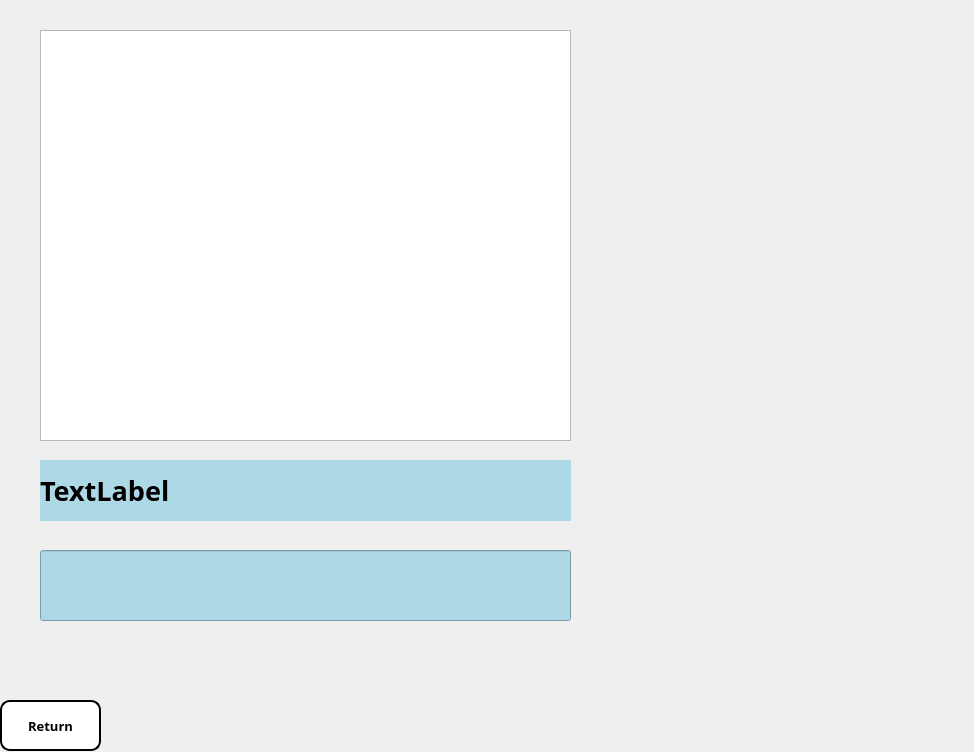
<?xml version="1.0" encoding="UTF-8"?>
<ui version="4.0">
 <class>Form</class>
 <widget class="QWidget" name="Form">
  <property name="geometry">
   <rect>
    <x>0</x>
    <y>0</y>
    <width>974</width>
    <height>752</height>
   </rect>
  </property>
  <property name="windowTitle">
   <string>Form</string>
  </property>
  <widget class="QListWidget" name="lista">
   <property name="geometry">
    <rect>
     <x>40</x>
     <y>30</y>
     <width>531</width>
     <height>411</height>
    </rect>
   </property>
  </widget>
  <widget class="QLabel" name="informacoes">
   <property name="geometry">
    <rect>
     <x>40</x>
     <y>460</y>
     <width>531</width>
     <height>61</height>
    </rect>
   </property>
   <property name="font">
    <font>
     <family>Rockwell Extra Bold</family>
     <pointsize>20</pointsize>
     <weight>75</weight>
     <bold>true</bold>
    </font>
   </property>
   <property name="styleSheet">
    <string notr="true">background-color: lightblue; /* Azul claro */
</string>
   </property>
   <property name="text">
    <string>TextLabel</string>
   </property>
  </widget>
  <widget class="QLineEdit" name="edicoes">
   <property name="geometry">
    <rect>
     <x>40</x>
     <y>550</y>
     <width>531</width>
     <height>71</height>
    </rect>
   </property>
   <property name="font">
    <font>
     <family>Rockwell Extra Bold</family>
     <pointsize>20</pointsize>
     <weight>75</weight>
     <bold>true</bold>
    </font>
   </property>
   <property name="styleSheet">
    <string notr="true">background-color: lightblue; /* Azul claro */
</string>
   </property>
   <property name="text">
    <string/>
   </property>
  </widget>
  <widget class="QPushButton" name="confirm">
   <property name="geometry">
    <rect>
     <x>0</x>
     <y>700</y>
     <width>101</width>
     <height>51</height>
    </rect>
   </property>
   <property name="font">
    <font>
     <family>Rockwell Extra Bold</family>
     <pointsize>10</pointsize>
     <weight>75</weight>
     <bold>true</bold>
    </font>
   </property>
   <property name="styleSheet">
    <string notr="true">QPushButton {
    background-color:White;
    color: black;
    border-radius: 10px;
    border: 2px solid black;
}

QPushButton:hover {
    background-color: Gray;
    color: white;
    border: 2px solid white;
}

QPushButton:pressed {
    background-color:Gray;
    border: 2px solid yellow;
}</string>
   </property>
   <property name="text">
    <string>Return</string>
   </property>
  </widget>
 </widget>
 <resources/>
 <connections/>
</ui>
